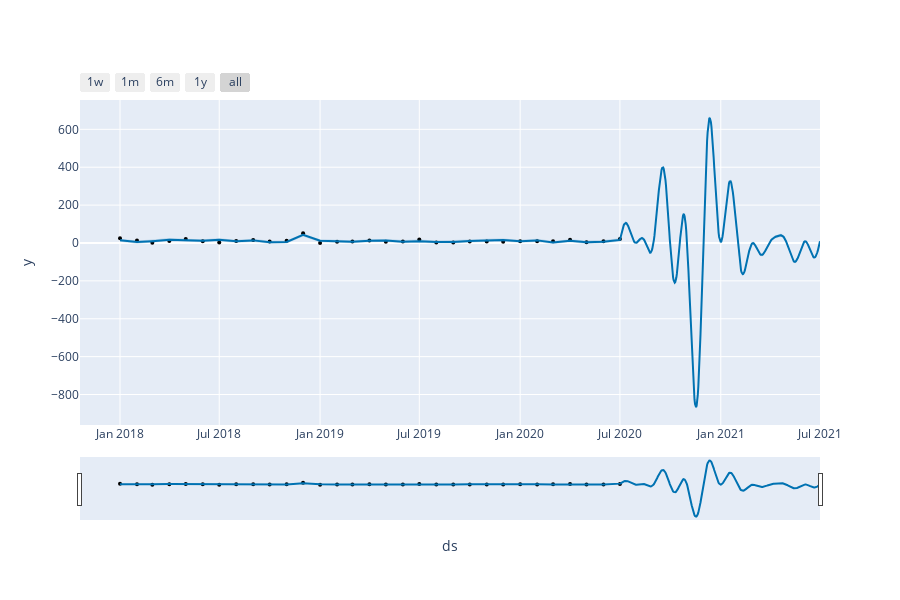

The notebook cell saved with this chart:
### Markdown cell above
Se puede crear una figura interactiva del pronóstico y los componentes con plotly. Deberá instalar plotly 4.0 o superior por separado, ya que no se instalará de forma predeterminada con fbprophet. También necesitará instalar los paquetes notebook e ipywidgets.

### Code cell
from fbprophet.plot import plot_plotly, plot_components_plotly

plot_plotly(m, forecast)

### Figure 1 — Plotly figure (JSON) as saved in the notebook; plotly's stock layout.template omitted (floating-point values rounded to 4 significant figures; data arrays with more than 128 entries replaced by an {"elided": "..."} marker saying what was removed)
{"data": [{"marker": {"color": "black", "size": 4}, "mode": "markers", "name": "Actual", "type": "scatter", "x": ["2018-01-01T00:00:00", "2018-02-01T00:00:00", "2018-03-01T00:00:00", "2018-04-01T00:00:00", "2018-05-01T00:00:00", "2018-06-01T00:00:00", "2018-07-01T00:00:00", "2018-08-01T00:00:00", "2018-09-01T00:00:00", "2018-10-01T00:00:00", "2018-11-01T00:00:00", "2018-12-01T00:00:00", "2019-01-01T00:00:00", "2019-02-01T00:00:00", "2019-03-01T00:00:00", "2019-04-01T00:00:00", "2019-05-01T00:00:00", "2019-06-01T00:00:00", "2019-07-01T00:00:00", "2019-08-01T00:00:00", "2019-09-01T00:00:00", "2019-10-01T00:00:00", "2019-11-01T00:00:00", "2019-12-01T00:00:00", "2020-01-01T00:00:00", "2020-02-01T00:00:00", "2020-03-01T00:00:00", "2020-04-01T00:00:00", "2020-05-01T00:00:00", "2020-06-01T00:00:00", "2020-07-01T00:00:00"], "y": [25.6, 12.8, 0.8, 10.4, 21.6, 9.6, 2.4, 10.4, 16, 7.2, 11.2, 52, 0, 6.4, 8, 13.6, 6.4, 7.2, 18.4, 3.2, 3.2, 7.2, 8, 6.4, 9.6, 8.8, 9.6, 17.6, 4, 8.8, 21.6]}, {"hoverinfo": "skip", "line": {"width": 0}, "mode": "lines", "type": "scatter", "x": {"elided": "396 str values"}, "y": {"elided": "396 float values"}}, {"fill": "tonexty", "fillcolor": "rgba(0, 114, 178, 0.2)", "line": {"color": "#0072B2", "width": 2}, "mode": "lines", "name": "Predicted", "type": "scatter", "x": {"elided": "396 str values"}, "y": {"elided": "396 float values"}}, {"fill": "tonexty", "fillcolor": "rgba(0, 114, 178, 0.2)", "hoverinfo": "skip", "line": {"width": 0}, "mode": "lines", "type": "scatter", "x": {"elided": "396 str values"}, "y": {"elided": "396 float values"}}], "layout": {"height": 600, "showlegend": false, "width": 900, "xaxis": {"rangeselector": {"buttons": [{"count": 7, "label": "1w", "step": "day", "stepmode": "backward"}, {"count": 1, "label": "1m", "step": "month", "stepmode": "backward"}, {"count": 6, "label": "6m", "step": "month", "stepmode": "backward"}, {"count": 1, "label": "1y", "step": "year", "stepmode": "backward"}, {"step": "all"}]}, "rangeslider": {"visible": true}, "title": {"text": "ds"}, "type": "date"}, "yaxis": {"title": {"text": "y"}}}}
